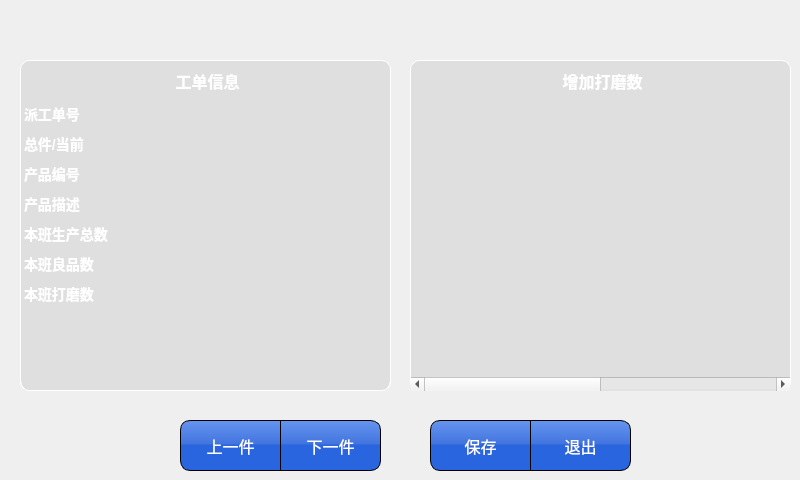
<?xml version="1.0" encoding="UTF-8"?>
<ui version="4.0">
 <class>Fun42dm</class>
 <widget class="QDialog" name="Fun42dm">
  <property name="geometry">
   <rect>
    <x>0</x>
    <y>0</y>
    <width>800</width>
    <height>480</height>
   </rect>
  </property>
  <property name="font">
   <font>
    <pointsize>12</pointsize>
   </font>
  </property>
  <property name="windowTitle">
   <string>Dialog</string>
  </property>
  <property name="styleSheet">
   <string notr="true">QDialog {	
	border-image: url(:/rc/res/main_bk.png) 0 00 0 0 repeat;
}
#widget_2{ 
border-image: url(:/rc/res/main_bk.png) 50 00 0 0 repeat;
}
QPushButton {
	border: 1px solid  rgb(0, 0, 0);
	border-radius: 0px;
	background-color: qlineargradient(spread:pad, x1:1, y1:1, x2:1, y2:0, stop:0.505682 rgba(35, 97, 222, 247), stop:0.539773 rgba(61, 114, 223, 247), stop:1 rgba(93, 142, 239, 238));
	color: rgb(255, 255, 255);
	font: 16px;
}
QGroupBox::title {
  color: rgb(255, 255, 255);
  subcontrol-origin: margin;
  subcontrol-position: top center;
  padding-top: 10px;  
  border-top: 1px solid rgb(255, 255, 255);
  font:bold 14px;
}
QGroupBox {
	border: 1px solid rgb(255, 255, 255); 
    border-radius: 9px;
	padding:2px; font: bold 16px;	
	background-color: rgba(199, 199, 199, 100);
}

QTableWidget::item {
   
}
QHeaderView::section {
    background-color:  rgb(221, 221, 221); 
	font: 18px;
	border: 0px solid #6c6c6c;
	height: 25px;
}

QTableWidget {
border-left: 1px solid rgb(255, 255, 255); 
border-right: 1px solid rgb(255, 255, 255); 
background-color: transparent;
color: rgb(255, 255, 255);
font: bold 14px;
border-bottom-left-radius:10px;
border-bottom-right-radius:10px;
}</string>
  </property>
  <widget class="QWidget" name="widget_2" native="true">
   <property name="geometry">
    <rect>
     <x>0</x>
     <y>50</y>
     <width>800</width>
     <height>431</height>
    </rect>
   </property>
   <property name="styleSheet">
    <string notr="true"/>
   </property>
   <widget class="QGroupBox" name="groupBox">
    <property name="geometry">
     <rect>
      <x>20</x>
      <y>10</y>
      <width>371</width>
      <height>331</height>
     </rect>
    </property>
    <property name="styleSheet">
     <string notr="true"/>
    </property>
    <property name="title">
     <string>工单信息</string>
    </property>
    <widget class="QTableWidget" name="tableWidgetInfo">
     <property name="geometry">
      <rect>
       <x>0</x>
       <y>40</y>
       <width>371</width>
       <height>291</height>
      </rect>
     </property>
     <property name="editTriggers">
      <set>QAbstractItemView::NoEditTriggers</set>
     </property>
     <attribute name="horizontalHeaderVisible">
      <bool>false</bool>
     </attribute>
     <attribute name="horizontalHeaderHighlightSections">
      <bool>true</bool>
     </attribute>
     <attribute name="horizontalHeaderStretchLastSection">
      <bool>true</bool>
     </attribute>
     <attribute name="verticalHeaderVisible">
      <bool>false</bool>
     </attribute>
     <attribute name="verticalHeaderHighlightSections">
      <bool>true</bool>
     </attribute>
     <row>
      <property name="text">
       <string>新建行</string>
      </property>
     </row>
     <row>
      <property name="text">
       <string>新建行</string>
      </property>
     </row>
     <row>
      <property name="text">
       <string>新建行</string>
      </property>
     </row>
     <row>
      <property name="text">
       <string>新建行</string>
      </property>
     </row>
     <row>
      <property name="text">
       <string>新建行</string>
      </property>
     </row>
     <row>
      <property name="text">
       <string>新建行</string>
      </property>
     </row>
     <row>
      <property name="text">
       <string>新建行</string>
      </property>
     </row>
     <column>
      <property name="text">
       <string>新建列</string>
      </property>
     </column>
     <column>
      <property name="text">
       <string>新建列</string>
      </property>
     </column>
     <item row="0" column="0">
      <property name="text">
       <string>派工单号</string>
      </property>
     </item>
     <item row="0" column="1">
      <property name="text">
       <string/>
      </property>
     </item>
     <item row="1" column="0">
      <property name="text">
       <string>总件/当前</string>
      </property>
     </item>
     <item row="1" column="1">
      <property name="text">
       <string/>
      </property>
     </item>
     <item row="2" column="0">
      <property name="text">
       <string>产品编号</string>
      </property>
     </item>
     <item row="2" column="1">
      <property name="text">
       <string/>
      </property>
     </item>
     <item row="3" column="0">
      <property name="text">
       <string>产品描述</string>
      </property>
     </item>
     <item row="3" column="1">
      <property name="text">
       <string/>
      </property>
     </item>
     <item row="4" column="0">
      <property name="text">
       <string>本班生产总数</string>
      </property>
     </item>
     <item row="5" column="0">
      <property name="text">
       <string>本班良品数</string>
      </property>
     </item>
     <item row="5" column="1">
      <property name="text">
       <string/>
      </property>
     </item>
     <item row="6" column="0">
      <property name="text">
       <string>本班打磨数</string>
      </property>
     </item>
     <item row="6" column="1">
      <property name="text">
       <string/>
      </property>
     </item>
    </widget>
   </widget>
   <widget class="QGroupBox" name="groupBox_2">
    <property name="geometry">
     <rect>
      <x>410</x>
      <y>10</y>
      <width>381</width>
      <height>331</height>
     </rect>
    </property>
    <property name="styleSheet">
     <string notr="true"/>
    </property>
    <property name="title">
     <string>增加打磨数</string>
    </property>
    <widget class="QTableWidget" name="tableWidgetValue">
     <property name="geometry">
      <rect>
       <x>0</x>
       <y>40</y>
       <width>381</width>
       <height>291</height>
      </rect>
     </property>
     <attribute name="horizontalHeaderVisible">
      <bool>false</bool>
     </attribute>
     <attribute name="horizontalHeaderDefaultSectionSize">
      <number>240</number>
     </attribute>
     <attribute name="horizontalHeaderStretchLastSection">
      <bool>true</bool>
     </attribute>
     <attribute name="verticalHeaderVisible">
      <bool>false</bool>
     </attribute>
     <row>
      <property name="text">
       <string>新建行</string>
      </property>
     </row>
     <row>
      <property name="text">
       <string>新建行</string>
      </property>
     </row>
     <column>
      <property name="text">
       <string>产品编号</string>
      </property>
     </column>
     <column>
      <property name="text">
       <string>值</string>
      </property>
     </column>
    </widget>
   </widget>
   <widget class="QPushButton" name="pushButton">
    <property name="geometry">
     <rect>
      <x>180</x>
      <y>370</y>
      <width>101</width>
      <height>51</height>
     </rect>
    </property>
    <property name="styleSheet">
     <string notr="true">border-top-left-radius:10px;
border-bottom-left-radius:10px;</string>
    </property>
    <property name="text">
     <string>上一件</string>
    </property>
   </widget>
   <widget class="QPushButton" name="pushButton_2">
    <property name="geometry">
     <rect>
      <x>280</x>
      <y>370</y>
      <width>101</width>
      <height>51</height>
     </rect>
    </property>
    <property name="styleSheet">
     <string notr="true">border-top-right-radius:10px;
border-bottom-right-radius:10px;</string>
    </property>
    <property name="text">
     <string>下一件</string>
    </property>
   </widget>
   <widget class="QPushButton" name="btSave">
    <property name="geometry">
     <rect>
      <x>430</x>
      <y>370</y>
      <width>101</width>
      <height>51</height>
     </rect>
    </property>
    <property name="styleSheet">
     <string notr="true">border-top-left-radius:10px;
border-bottom-left-radius:10px;</string>
    </property>
    <property name="text">
     <string>保存</string>
    </property>
   </widget>
   <widget class="QPushButton" name="btExit">
    <property name="geometry">
     <rect>
      <x>530</x>
      <y>370</y>
      <width>101</width>
      <height>51</height>
     </rect>
    </property>
    <property name="styleSheet">
     <string notr="true">border-top-right-radius:10px;
border-bottom-right-radius:10px;</string>
    </property>
    <property name="text">
     <string>退出</string>
    </property>
   </widget>
  </widget>
 </widget>
 <resources/>
 <connections/>
</ui>
